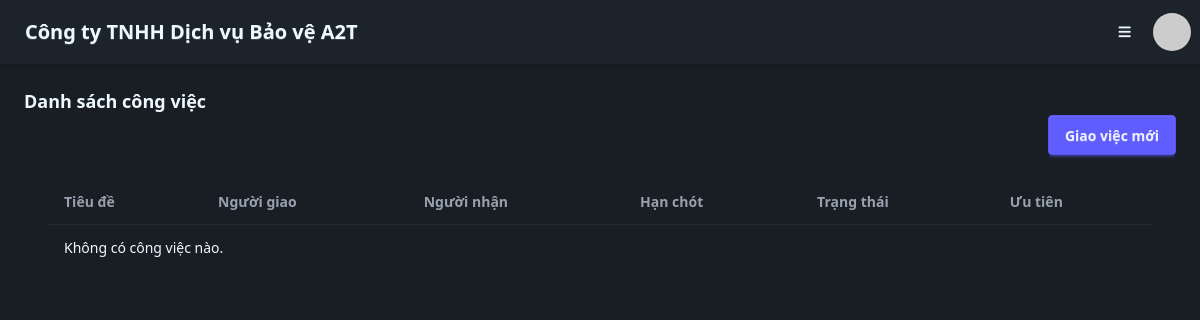
/workflow/tasks/ (signed in), run on an earlier commit of the app's database.
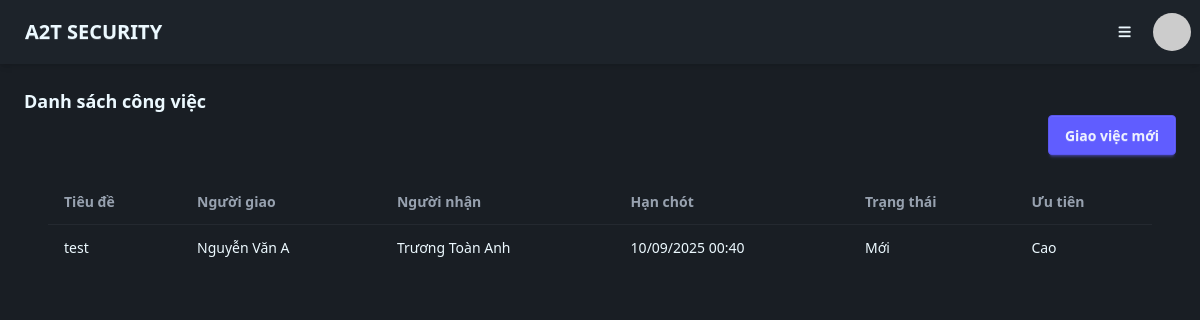
And on a later commit of the database.
### main/models.py (models this page shows, shortened)
class CompanyProfile(models.Model):
    ten_cong_ty = models.CharField("Tên công ty", max_length=255)
    logo = models.ImageField("Logo", upload_to="logos/", null=True, blank=True)
    dia_chi = models.CharField("Địa chỉ", max_length=255, blank=True)
    email = models.EmailField("Email", blank=True)
    sdt = models.CharField("Số điện thoại", max_length=20, blank=True)
    website = models.URLField("Website", blank=True)
    class Meta:
        verbose_name = "Thông tin Công ty"
        verbose_name_plural = "Thông tin Công ty"

### workflow/models.py (models this page shows, shortened)
class Task(models.Model):
    class Priority(models.TextChoices):
        THAP = 'Thấp', 'Thấp'
        TRUNG_BINH = 'Trung bình', 'Trung bình'
        CAO = 'Cao', 'Cao'
    class Status(models.TextChoices):
        MOI = 'Mới', 'Mới'
        DANG_TIEN_HANH = 'Đang tiến hành', 'Đang tiến hành'
        HOAN_THANH = 'Hoàn thành', 'Hoàn thành'
        DA_HUY = 'Đã hủy', 'Đã hủy'
    tieu_de = models.CharField(max_length=255, verbose_name="Tiêu đề Công việc")
    noi_dung = models.TextField(verbose_name="Nội dung chi tiết")
    nguoi_giao = models.ForeignKey(NhanVien, on_delete=models.CASCADE, related_name='giao_viec', verbose_name="Người giao")
    nguoi_nhan = models.ForeignKey(NhanVien, on_delete=models.CASCADE, related_name='nhan_viec', verbose_name="Người nhận")
    muc_tieu = models.ForeignKey(MucTieu, on_delete=models.SET_NULL, null=True, blank=True, verbose_name="Liên quan đến mục tiêu")
    ngay_tao = models.DateTimeField(auto_now_add=True, verbose_name="Ngày tạo")
    han_chot = models.DateTimeField(verbose_name="Hạn chót")
    uu_tien = models.CharField(max_length=20, choices=Priority.choices, default=Priority.TRUNG_BINH, verbose_name="Độ ưu tiên")
    trang_thai = models.CharField(max_length=20, choices=Status.choices, default=Status.MOI, verbose_name="Trạng thái")
    file_dinh_kem = models.FileField(upload_to='task_attachments/', blank=True, null=True, verbose_name="File đính kèm")
    def get_absolute_url(self):
        return reverse('workflow:task_detail', kwargs={'pk': self.pk})
    class Meta:
        verbose_name = "Công việc"
        verbose_name_plural = "Các Công việc"

### users/models.py (models this page shows, shortened)
class NhanVien(models.Model):
    class GioiTinh(models.TextChoices):
        NAM = "M", "Nam"
        NU = "F", "Nữ"
        KHAC = "O", "Khác"
    class TrangThaiLamViec(models.TextChoices):
        THU_VIEC = "THUVIEC", "Thử việc"
        CHINH_THUC = "CHINHTHUC", "Chính thức"
        TAM_HOAN = "TAMHOAN", "Tạm hoãn"
        NGHI_VIEC = "NGHIVIEC", "Đã nghỉ việc"
    class LoaiHopDong(models.TextChoices):
        XAC_DINH_THOI_HAN = "XDTH", "Xác định thời hạn"
        KHONG_XAC_DINH_THOI_HAN = "KXDTH", "Không xác định thời hạn"
        THOI_VU = "THOIVU", "Thời vụ"
    user = models.OneToOneField(
        settings.AUTH_USER_MODEL, on_delete=models.CASCADE, verbose_name="Tài khoản đăng nhập",
        null=True, blank=True
    )
    phong_ban = models.ForeignKey(
        PhongBan, on_delete=models.SET_NULL, null=True, blank=True, verbose_name="Phòng ban"
    )
    chuc_danh = models.ForeignKey(
        ChucDanh, on_delete=models.SET_NULL, null=True, blank=True, verbose_name="Chức danh"
    )
    ma_nhan_vien = models.CharField("Mã số nhân viên", max_length=20, unique=True, editable=False)
    anh_the = models.ImageField("Ảnh thẻ", upload_to="anh_the/", null=True, blank=True)
    ho_ten = models.CharField("Họ và Tên", max_length=255)
    ngay_sinh = models.DateField("Ngày sinh")
    gioi_tinh = models.CharField("Giới tính", max_length=1, choices=GioiTinh.choices)
    so_cccd = models.CharField("Số CCCD/CMND", max_length=20, unique=True)
    sdt_chinh = models.CharField("SĐT chính", max_length=15)
    email = models.EmailField("Email", unique=True, null=True, blank=True)
    dia_chi_thuong_tru = models.CharField("Địa chỉ thường trú", max_length=255, blank=True)
    dia_chi_tam_tru = models.CharField("Địa chỉ tạm trú", max_length=255, blank=True)
    nguoi_lien_he_khan_cap = models.CharField("Người liên hệ khẩn cấp", max_length=255, blank=True)
    sdt_khan_cap = models.CharField("SĐT khẩn cấp", max_length=15, blank=True)
    ngay_vao_lam = models.DateField("Ngày vào làm", null=True, blank=True)
    trang_thai_lam_viec = models.CharField(
        "Trạng thái làm việc", max_length=10, choices=TrangThaiLamViec.choices, default=TrangThaiLamViec.THU_VIEC
    )
    loai_hop_dong = models.CharField("Loại hợp đồng", max_length=10, choices=LoaiHopDong.choices, blank=True)
    so_tai_khoan = models.CharField("Số tài khoản ngân hàng", max_length=20, blank=True)
    ngan_hang = models.CharField("Tên ngân hàng", max_length=255, blank=True)
    chi_nhanh_ngan_hang = models.CharField("Chi nhánh", max_length=255, blank=True)
    class Meta:
        verbose_name = "Nhân viên"
        verbose_name_plural = "Danh sách Nhân viên"

### workflow/views.py (the view)
# urls.py: path('tasks/', views.TaskListView.as_view(), name='task_list'),
class TaskListView(LoginRequiredMixin, ListView):
    model = Task
    template_name = "workflow/task_list.html"
    context_object_name = "tasks"
    def get_queryset(self):
        try:
            nhan_vien = self.request.user.nhanvien
            return Task.objects.filter(
                Q(nguoi_giao=nhan_vien) | Q(nguoi_nhan=nhan_vien)
            ).order_by("-ngay_tao")
        except NhanVien.DoesNotExist:
            return Task.objects.none()  # Trả về danh sách rỗng nếu không có hồ sơ nhân viên

### main/context_processors.py (called while the page is built)
def company_info(request):
    try:
        company = CompanyProfile.objects.first()
    except CompanyProfile.DoesNotExist:
        company = None
    return {"company": company}

### workflow/templates/workflow/task_list.html
{% extends "base.html" %}
{% block content %}
<div class="card">
  <div class="card-header">
    <h3 class="card-title">Danh sách công việc</h3>
    <a href="{% url 'workflow:task_create' %}" class="btn btn-primary float-right">Giao việc mới</a>
  </div>
  <div class="card-body">
    <table class="table table-bordered">
      <thead>
        <tr>
          <th>Tiêu đề</th>
          <th>Người giao</th>
          <th>Người nhận</th>
          <th>Hạn chót</th>
          <th>Trạng thái</th>
          <th>Ưu tiên</th>
        </tr>
      </thead>
      <tbody>
        {% for task in tasks %}
        <tr>
          <td><a href="{{ task.get_absolute_url }}">{{ task.tieu_de }}</a></td>
          <td>{{ task.nguoi_giao.ho_ten }}</td>
          <td>{{ task.nguoi_nhan.ho_ten }}</td>
          <td>{{ task.han_chot|date:"d/m/Y H:i" }}</td>
          <td>{{ task.get_trang_thai_display }}</td>
          <td>{{ task.get_uu_tien_display }}</td>
        </tr>
        {% empty %}
        <tr>
          <td colspan="6">Không có công việc nào.</td>
        </tr>
        {% endfor %}
      </tbody>
    </table>
  </div>
</div>
{% endblock %}

### templates/base.html (shortened to what this page needs)
{% load static %}
<!DOCTYPE html>
<html lang="vi" data-theme="dark">
<head>
    <link href="{% static 'css/dist/styles.css' %}" rel="stylesheet">
    <link rel="stylesheet" href="https://cdnjs.cloudflare.com/ajax/libs/font-awesome/6.5.2/css/all.min.css"/>
</head>
<body class="bg-base-200" hx-headers='{"X-CSRFToken": "{{ csrf_token }}"}'>
    <div class="flex flex-col min-h-screen">
        <div class="navbar bg-base-100 shadow-md sticky top-0 z-30">
            <div class="flex-1">
                <a href="{% url 'main:dashboard-hub' %}" class="btn btn-ghost text-xl">{{ company.ten_cong_ty|default:"Hệ thống Vận hành" }}</a>
            </div>
            <div class="flex-none gap-2">
                <div class="dropdown dropdown-end">
                    <label tabindex="0" class="btn btn-ghost">
                        <i class="fas fa-bars"></i>
                    </label>
                </div>
                <div class="dropdown dropdown-end">
                    <label tabindex="0" class="btn btn-ghost btn-circle avatar">
                        <div class="w-10 rounded-full">
                            <img alt="Avatar" src="https://ui-avatars.com/api/?name={{ user.username|urlencode }}&background=0D8ABC&color=fff" />
                        </div>
                    </label>
                </div>
            </div>
        </div>
        <main class="flex-grow p-4 md:p-6">
            {% block content %}
            {% endblock %}
        </main>
    </div>
</body>
</html>

What changed in the data, as far as the page shows it:
changed CompanyProfile: ten_cong_ty "Công ty TNHH Dịch vụ Bảo vệ A2T" → "A2T SECURITY"
added Task: tieu_de "test", nguoi_giao.ho_ten "Nguyễn Văn A", nguoi_nhan.ho_ten "Trương Toàn Anh", han_chot "10/09/2025 00:40", trang_thai "Mới", uu_tien "Cao"
Also different on the page:
text no longer shown: "Không có công việc nào."
